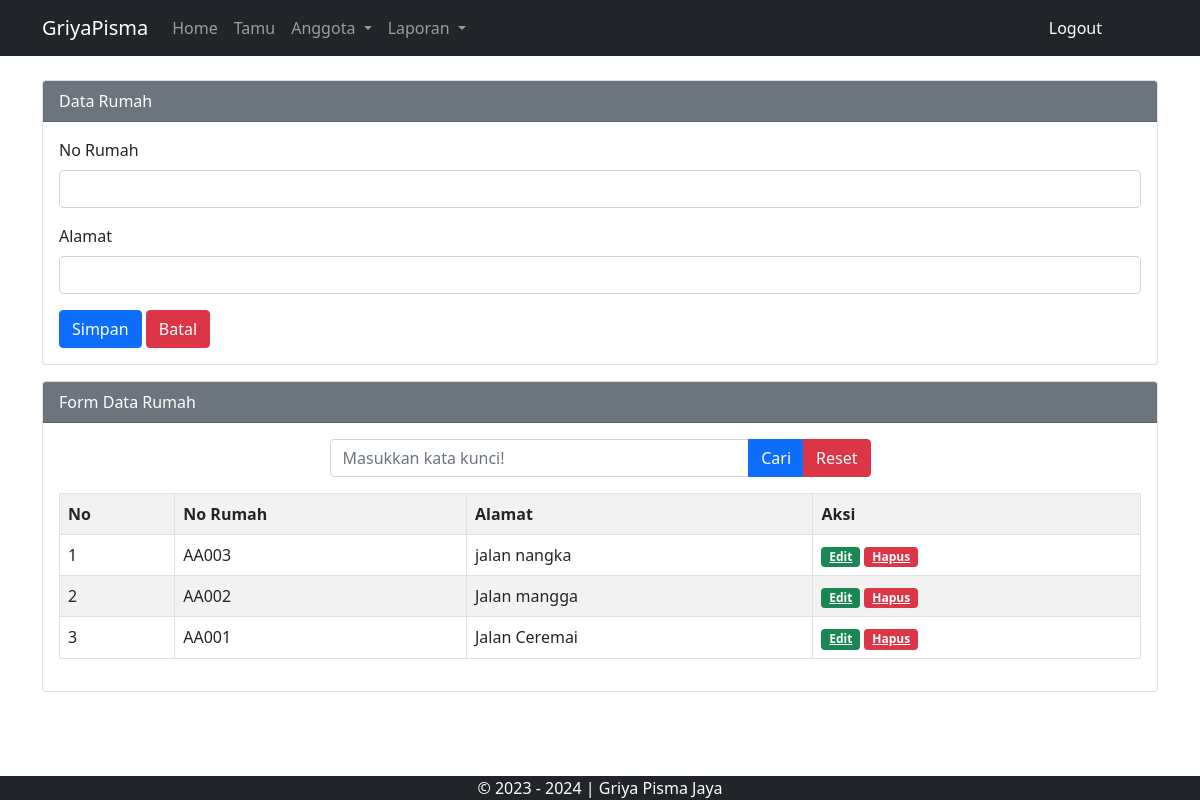
Screenshot of /admin.php?halaman=rumah (signed in) with the database file from the repository.
### tables this page shows
CREATE TABLE `tbrumah` (
  `no_rumah` char(5) NOT NULL,
  `alamat` varchar(50) NOT NULL
);

### admin.php (called while the page is built, shortened)
<?php include "template/header.php"?>
<?php include "content.php"?>
<?php include "template/footer.php"?>

### modul/rumah/rumah.php (the view, shortened to what this page needs)
<div class="card mt-3">
    <div class="card-header bg-secondary text-white">
        Data Rumah
    </div>
    <div class="card-body">
        <form method="post" action="">
            <div class="mb-3">
                <label for="no_rumah" class="form-label">No Rumah</label>
                <input type="text" class="form-control" id="no_rumah" name="no_rumah" value="<?= @$vno_rumah ?>">
            </div>
            <div class="mb-3">
                <label for="alamat" class="form-label">Alamat</label>
                <input type="text" class="form-control" id="alamat" name="alamat" value="<?= @$valamat ?>">
            </div>
            <button type="submit" class="btn btn-primary" name="bsimpan">Simpan</button>
            <button type="reset" class="btn btn-danger" name="bbatal">Batal</button>
        </form>
    </div>
</div>
<div class="card mt-3">
    <div class="card-header bg-secondary text-white">
        Form Data Rumah
    </div>
    <div class="card-body">
        <div class="col-md-6 mx-auto">
            <form action="" method="post">
                <div class="input-group mb-3">
                    <input type="text" name="tcari" id="" class="form-control" placeholder="Masukkan kata kunci!">
                    <button type="submit" class="btn btn-primary" name="bcari">Cari</button>
                    <button type="reset" class="btn btn-danger" name="breset">Reset</button>
                </div>
            </form>
        </div>
        <table class="table table-bordered table-striped table-hover">
            <tr>
                <th>No</th>
                <th>No Rumah</th>
                <th>Alamat</th>
                <th>Aksi</th>
            </tr>
            <?php
            if (isset($_POST['bcari'])) {
                $keyword = $_POST['tcari'];
                $q = "SELECT * FROM tbrumah WHERE no_rumah like '%$keyword%'
                or alamat like '%$keyword%' order by no_rumah desc";
            } else {
                $q = "SELECT * from tbrumah order by no_rumah desc";
            }
            $tampil = mysqli_query($koneksi, $q);
            $no = 1;
            while ($data = mysqli_fetch_array($tampil)) :
            ?>
                <tr>
                    <td><?= $no++ ?></td>
                    <td><?= $data['no_rumah'] ?></td>
                    <td><?= $data['alamat'] ?></td>
                    <td>
                        <a href="?halaman=rumah&hal=edit&id=<?= $data['no_rumah'] ?>" class="badge bg-success"> Edit </a>
                        <a href="?halaman=rumah&hal=hapus&id=<?= $data['no_rumah'] ?>" class="badge bg-danger" onclick="return confirm('Apakah yakin ingin menghapus data ini?')">
                            Hapus</a>
                    </td>
                </tr>
            <?php endwhile; ?>
        </table>
    </div>
</div>

### rows the page displays
tbrumah: no_rumah "AA003", alamat "jalan nangka"
tbrumah: no_rumah "AA002", alamat "Jalan mangga"
tbrumah: no_rumah "AA001", alamat "Jalan Ceremai"
